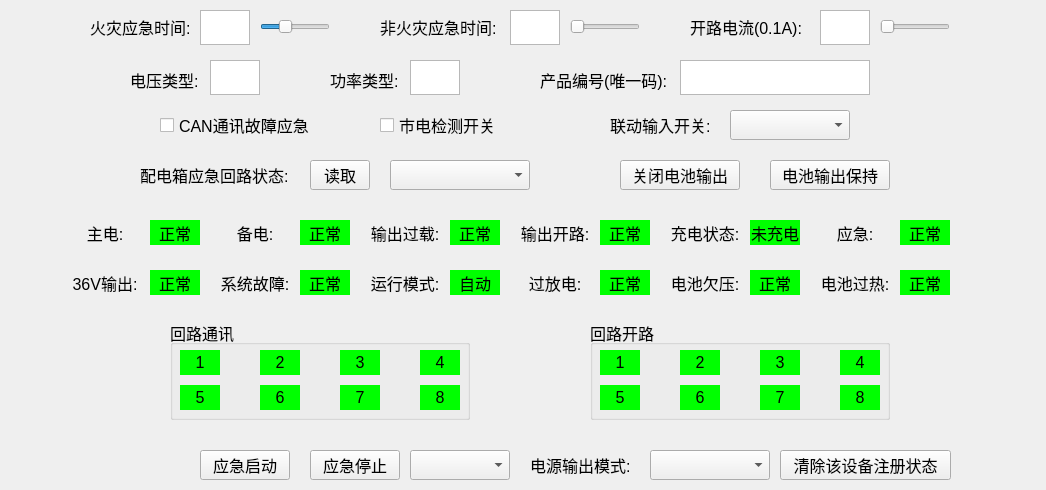
<?xml version="1.0" encoding="UTF-8"?>
<ui version="4.0">
 <class>CProgramdistributionView</class>
 <widget class="QWidget" name="CProgramdistributionView">
  <property name="geometry">
   <rect>
    <x>0</x>
    <y>0</y>
    <width>1046</width>
    <height>490</height>
   </rect>
  </property>
  <property name="maximumSize">
   <size>
    <width>1046</width>
    <height>626</height>
   </size>
  </property>
  <property name="font">
   <font>
    <pointsize>12</pointsize>
   </font>
  </property>
  <property name="contextMenuPolicy">
   <enum>Qt::DefaultContextMenu</enum>
  </property>
  <property name="windowTitle">
   <string notr="true">Form</string>
  </property>
  <property name="layoutDirection">
   <enum>Qt::LeftToRight</enum>
  </property>
  <widget class="QLabel" name="label_opencurrent">
   <property name="geometry">
    <rect>
     <x>690</x>
     <y>12</y>
     <width>120</width>
     <height>30</height>
    </rect>
   </property>
   <property name="font">
    <font>
     <pointsize>12</pointsize>
    </font>
   </property>
   <property name="text">
    <string>开路电流(0.1A):</string>
   </property>
  </widget>
  <widget class="QSlider" name="m_opencurrent_slider">
   <property name="geometry">
    <rect>
     <x>880</x>
     <y>12</y>
     <width>70</width>
     <height>30</height>
    </rect>
   </property>
   <property name="maximumSize">
    <size>
     <width>70</width>
     <height>30</height>
    </size>
   </property>
   <property name="font">
    <font>
     <pointsize>12</pointsize>
    </font>
   </property>
   <property name="maximum">
    <number>10</number>
   </property>
   <property name="orientation">
    <enum>Qt::Horizontal</enum>
   </property>
  </widget>
  <widget class="QSlider" name="m_firetime_slider">
   <property name="geometry">
    <rect>
     <x>260</x>
     <y>12</y>
     <width>70</width>
     <height>30</height>
    </rect>
   </property>
   <property name="maximumSize">
    <size>
     <width>70</width>
     <height>30</height>
    </size>
   </property>
   <property name="font">
    <font>
     <pointsize>12</pointsize>
    </font>
   </property>
   <property name="minimum">
    <number>30</number>
   </property>
   <property name="maximum">
    <number>240</number>
   </property>
   <property name="value">
    <number>100</number>
   </property>
   <property name="orientation">
    <enum>Qt::Horizontal</enum>
   </property>
  </widget>
  <widget class="QTextEdit" name="m_firetime">
   <property name="geometry">
    <rect>
     <x>200</x>
     <y>10</y>
     <width>50</width>
     <height>35</height>
    </rect>
   </property>
   <property name="minimumSize">
    <size>
     <width>50</width>
     <height>35</height>
    </size>
   </property>
   <property name="maximumSize">
    <size>
     <width>50</width>
     <height>35</height>
    </size>
   </property>
   <property name="font">
    <font>
     <pointsize>12</pointsize>
    </font>
   </property>
   <property name="readOnly">
    <bool>true</bool>
   </property>
  </widget>
  <widget class="QLabel" name="label_firetime">
   <property name="geometry">
    <rect>
     <x>90</x>
     <y>12</y>
     <width>100</width>
     <height>30</height>
    </rect>
   </property>
   <property name="font">
    <font>
     <pointsize>12</pointsize>
    </font>
   </property>
   <property name="text">
    <string>火灾应急时间:</string>
   </property>
  </widget>
  <widget class="QSlider" name="m_unfiretime_slider">
   <property name="geometry">
    <rect>
     <x>570</x>
     <y>12</y>
     <width>70</width>
     <height>30</height>
    </rect>
   </property>
   <property name="maximumSize">
    <size>
     <width>70</width>
     <height>30</height>
    </size>
   </property>
   <property name="font">
    <font>
     <pointsize>12</pointsize>
    </font>
   </property>
   <property name="minimum">
    <number>30</number>
   </property>
   <property name="maximum">
    <number>240</number>
   </property>
   <property name="orientation">
    <enum>Qt::Horizontal</enum>
   </property>
  </widget>
  <widget class="QLabel" name="label_unfiretime">
   <property name="geometry">
    <rect>
     <x>380</x>
     <y>12</y>
     <width>120</width>
     <height>30</height>
    </rect>
   </property>
   <property name="font">
    <font>
     <pointsize>12</pointsize>
    </font>
   </property>
   <property name="text">
    <string>非火灾应急时间:</string>
   </property>
  </widget>
  <widget class="QTextEdit" name="m_unfiretime">
   <property name="geometry">
    <rect>
     <x>510</x>
     <y>10</y>
     <width>50</width>
     <height>35</height>
    </rect>
   </property>
   <property name="minimumSize">
    <size>
     <width>50</width>
     <height>35</height>
    </size>
   </property>
   <property name="maximumSize">
    <size>
     <width>50</width>
     <height>35</height>
    </size>
   </property>
   <property name="font">
    <font>
     <pointsize>12</pointsize>
    </font>
   </property>
   <property name="readOnly">
    <bool>true</bool>
   </property>
  </widget>
  <widget class="QComboBox" name="comboBox_powermode">
   <property name="geometry">
    <rect>
     <x>650</x>
     <y>450</y>
     <width>120</width>
     <height>30</height>
    </rect>
   </property>
   <property name="font">
    <font>
     <pointsize>13</pointsize>
    </font>
   </property>
   <property name="currentIndex">
    <number>-1</number>
   </property>
  </widget>
  <widget class="QLabel" name="label_powerouttime">
   <property name="geometry">
    <rect>
     <x>530</x>
     <y>450</y>
     <width>110</width>
     <height>30</height>
    </rect>
   </property>
   <property name="font">
    <font>
     <pointsize>12</pointsize>
    </font>
   </property>
   <property name="text">
    <string>电源输出模式:</string>
   </property>
  </widget>
  <widget class="QCheckBox" name="light_detection">
   <property name="geometry">
    <rect>
     <x>380</x>
     <y>110</y>
     <width>130</width>
     <height>30</height>
    </rect>
   </property>
   <property name="font">
    <font>
     <pointsize>12</pointsize>
    </font>
   </property>
   <property name="text">
    <string>市电检测开关</string>
   </property>
  </widget>
  <widget class="QCheckBox" name="CAN_communication">
   <property name="geometry">
    <rect>
     <x>160</x>
     <y>110</y>
     <width>160</width>
     <height>30</height>
    </rect>
   </property>
   <property name="font">
    <font>
     <pointsize>12</pointsize>
    </font>
   </property>
   <property name="text">
    <string>CAN通讯故障应急</string>
   </property>
  </widget>
  <widget class="QTextEdit" name="m_opencurrent">
   <property name="geometry">
    <rect>
     <x>820</x>
     <y>10</y>
     <width>50</width>
     <height>35</height>
    </rect>
   </property>
   <property name="minimumSize">
    <size>
     <width>50</width>
     <height>35</height>
    </size>
   </property>
   <property name="maximumSize">
    <size>
     <width>50</width>
     <height>35</height>
    </size>
   </property>
   <property name="font">
    <font>
     <pointsize>12</pointsize>
    </font>
   </property>
   <property name="readOnly">
    <bool>true</bool>
   </property>
  </widget>
  <widget class="QLabel" name="label_mainpower">
   <property name="geometry">
    <rect>
     <x>70</x>
     <y>220</y>
     <width>70</width>
     <height>25</height>
    </rect>
   </property>
   <property name="font">
    <font>
     <pointsize>12</pointsize>
    </font>
   </property>
   <property name="text">
    <string>主电:</string>
   </property>
   <property name="alignment">
    <set>Qt::AlignCenter</set>
   </property>
  </widget>
  <widget class="QLabel" name="m_mainpower">
   <property name="geometry">
    <rect>
     <x>150</x>
     <y>220</y>
     <width>50</width>
     <height>25</height>
    </rect>
   </property>
   <property name="font">
    <font>
     <pointsize>12</pointsize>
    </font>
   </property>
   <property name="styleSheet">
    <string notr="true">background-color: rgb(0,255,0);</string>
   </property>
   <property name="text">
    <string>正常</string>
   </property>
   <property name="alignment">
    <set>Qt::AlignCenter</set>
   </property>
  </widget>
  <widget class="QLabel" name="m_backuppower">
   <property name="geometry">
    <rect>
     <x>300</x>
     <y>220</y>
     <width>50</width>
     <height>25</height>
    </rect>
   </property>
   <property name="font">
    <font>
     <pointsize>12</pointsize>
    </font>
   </property>
   <property name="styleSheet">
    <string notr="true">background-color: rgb(0,255,0);</string>
   </property>
   <property name="text">
    <string>正常</string>
   </property>
   <property name="alignment">
    <set>Qt::AlignCenter</set>
   </property>
  </widget>
  <widget class="QLabel" name="label_backuppower">
   <property name="geometry">
    <rect>
     <x>220</x>
     <y>220</y>
     <width>70</width>
     <height>25</height>
    </rect>
   </property>
   <property name="font">
    <font>
     <pointsize>12</pointsize>
    </font>
   </property>
   <property name="text">
    <string>备电:</string>
   </property>
   <property name="alignment">
    <set>Qt::AlignCenter</set>
   </property>
  </widget>
  <widget class="QLabel" name="label_openload">
   <property name="geometry">
    <rect>
     <x>520</x>
     <y>220</y>
     <width>70</width>
     <height>25</height>
    </rect>
   </property>
   <property name="font">
    <font>
     <pointsize>12</pointsize>
    </font>
   </property>
   <property name="text">
    <string>输出开路:</string>
   </property>
   <property name="alignment">
    <set>Qt::AlignCenter</set>
   </property>
  </widget>
  <widget class="QLabel" name="m_overload">
   <property name="geometry">
    <rect>
     <x>450</x>
     <y>220</y>
     <width>50</width>
     <height>25</height>
    </rect>
   </property>
   <property name="font">
    <font>
     <pointsize>12</pointsize>
    </font>
   </property>
   <property name="styleSheet">
    <string notr="true">background-color: rgb(0,255,0);</string>
   </property>
   <property name="text">
    <string>正常</string>
   </property>
   <property name="alignment">
    <set>Qt::AlignCenter</set>
   </property>
  </widget>
  <widget class="QLabel" name="m_openload">
   <property name="geometry">
    <rect>
     <x>600</x>
     <y>220</y>
     <width>50</width>
     <height>25</height>
    </rect>
   </property>
   <property name="font">
    <font>
     <pointsize>12</pointsize>
    </font>
   </property>
   <property name="styleSheet">
    <string notr="true">background-color: rgb(0,255,0);</string>
   </property>
   <property name="text">
    <string>正常</string>
   </property>
   <property name="alignment">
    <set>Qt::AlignCenter</set>
   </property>
  </widget>
  <widget class="QLabel" name="label_overload">
   <property name="geometry">
    <rect>
     <x>370</x>
     <y>220</y>
     <width>70</width>
     <height>25</height>
    </rect>
   </property>
   <property name="font">
    <font>
     <pointsize>12</pointsize>
    </font>
   </property>
   <property name="text">
    <string>输出过载:</string>
   </property>
   <property name="alignment">
    <set>Qt::AlignCenter</set>
   </property>
  </widget>
  <widget class="QLabel" name="m_systemfault">
   <property name="geometry">
    <rect>
     <x>300</x>
     <y>270</y>
     <width>50</width>
     <height>25</height>
    </rect>
   </property>
   <property name="font">
    <font>
     <pointsize>12</pointsize>
    </font>
   </property>
   <property name="styleSheet">
    <string notr="true">background-color: rgb(0,255,0);</string>
   </property>
   <property name="text">
    <string>正常</string>
   </property>
   <property name="alignment">
    <set>Qt::AlignCenter</set>
   </property>
  </widget>
  <widget class="QLabel" name="label_emergency">
   <property name="geometry">
    <rect>
     <x>820</x>
     <y>220</y>
     <width>70</width>
     <height>25</height>
    </rect>
   </property>
   <property name="font">
    <font>
     <pointsize>12</pointsize>
    </font>
   </property>
   <property name="text">
    <string>应急:</string>
   </property>
   <property name="alignment">
    <set>Qt::AlignCenter</set>
   </property>
  </widget>
  <widget class="QLabel" name="label_systemfault">
   <property name="geometry">
    <rect>
     <x>220</x>
     <y>270</y>
     <width>70</width>
     <height>25</height>
    </rect>
   </property>
   <property name="font">
    <font>
     <pointsize>12</pointsize>
    </font>
   </property>
   <property name="text">
    <string>系统故障:</string>
   </property>
   <property name="alignment">
    <set>Qt::AlignCenter</set>
   </property>
  </widget>
  <widget class="QLabel" name="m_chargestatus">
   <property name="geometry">
    <rect>
     <x>750</x>
     <y>220</y>
     <width>50</width>
     <height>25</height>
    </rect>
   </property>
   <property name="font">
    <font>
     <pointsize>12</pointsize>
    </font>
   </property>
   <property name="styleSheet">
    <string notr="true">background-color: rgb(0,255,0);</string>
   </property>
   <property name="text">
    <string>未充电</string>
   </property>
   <property name="alignment">
    <set>Qt::AlignCenter</set>
   </property>
  </widget>
  <widget class="QLabel" name="m_emergency">
   <property name="geometry">
    <rect>
     <x>900</x>
     <y>220</y>
     <width>50</width>
     <height>25</height>
    </rect>
   </property>
   <property name="font">
    <font>
     <pointsize>12</pointsize>
    </font>
   </property>
   <property name="styleSheet">
    <string notr="true">background-color: rgb(0,255,0);</string>
   </property>
   <property name="text">
    <string>正常</string>
   </property>
   <property name="alignment">
    <set>Qt::AlignCenter</set>
   </property>
  </widget>
  <widget class="QLabel" name="m_out36v">
   <property name="geometry">
    <rect>
     <x>150</x>
     <y>270</y>
     <width>50</width>
     <height>25</height>
    </rect>
   </property>
   <property name="font">
    <font>
     <pointsize>12</pointsize>
    </font>
   </property>
   <property name="styleSheet">
    <string notr="true">background-color: rgb(0,255,0);</string>
   </property>
   <property name="text">
    <string>正常</string>
   </property>
   <property name="alignment">
    <set>Qt::AlignCenter</set>
   </property>
  </widget>
  <widget class="QLabel" name="label_out36v">
   <property name="geometry">
    <rect>
     <x>70</x>
     <y>270</y>
     <width>70</width>
     <height>25</height>
    </rect>
   </property>
   <property name="font">
    <font>
     <pointsize>12</pointsize>
    </font>
   </property>
   <property name="text">
    <string>36V输出:</string>
   </property>
   <property name="alignment">
    <set>Qt::AlignCenter</set>
   </property>
  </widget>
  <widget class="QLabel" name="label_chargestatus">
   <property name="geometry">
    <rect>
     <x>670</x>
     <y>220</y>
     <width>70</width>
     <height>25</height>
    </rect>
   </property>
   <property name="font">
    <font>
     <pointsize>12</pointsize>
    </font>
   </property>
   <property name="text">
    <string>充电状态:</string>
   </property>
   <property name="alignment">
    <set>Qt::AlignCenter</set>
   </property>
  </widget>
  <widget class="QLabel" name="m_undervoltage">
   <property name="geometry">
    <rect>
     <x>750</x>
     <y>270</y>
     <width>50</width>
     <height>25</height>
    </rect>
   </property>
   <property name="font">
    <font>
     <pointsize>12</pointsize>
    </font>
   </property>
   <property name="styleSheet">
    <string notr="true">background-color: rgb(0,255,0);</string>
   </property>
   <property name="text">
    <string>正常</string>
   </property>
   <property name="alignment">
    <set>Qt::AlignCenter</set>
   </property>
  </widget>
  <widget class="QLabel" name="m_overdischarge">
   <property name="geometry">
    <rect>
     <x>600</x>
     <y>270</y>
     <width>50</width>
     <height>25</height>
    </rect>
   </property>
   <property name="font">
    <font>
     <pointsize>12</pointsize>
    </font>
   </property>
   <property name="styleSheet">
    <string notr="true">background-color: rgb(0,255,0);</string>
   </property>
   <property name="text">
    <string>正常</string>
   </property>
   <property name="alignment">
    <set>Qt::AlignCenter</set>
   </property>
  </widget>
  <widget class="QLabel" name="m_overheat">
   <property name="geometry">
    <rect>
     <x>900</x>
     <y>270</y>
     <width>50</width>
     <height>25</height>
    </rect>
   </property>
   <property name="font">
    <font>
     <pointsize>12</pointsize>
    </font>
   </property>
   <property name="styleSheet">
    <string notr="true">background-color: rgb(0,255,0);</string>
   </property>
   <property name="text">
    <string>正常</string>
   </property>
   <property name="alignment">
    <set>Qt::AlignCenter</set>
   </property>
  </widget>
  <widget class="QLabel" name="label_overdischarge">
   <property name="geometry">
    <rect>
     <x>520</x>
     <y>270</y>
     <width>70</width>
     <height>25</height>
    </rect>
   </property>
   <property name="font">
    <font>
     <pointsize>12</pointsize>
    </font>
   </property>
   <property name="text">
    <string>过放电:</string>
   </property>
   <property name="alignment">
    <set>Qt::AlignCenter</set>
   </property>
  </widget>
  <widget class="QLabel" name="m_runmode">
   <property name="geometry">
    <rect>
     <x>450</x>
     <y>270</y>
     <width>50</width>
     <height>25</height>
    </rect>
   </property>
   <property name="font">
    <font>
     <pointsize>12</pointsize>
    </font>
   </property>
   <property name="styleSheet">
    <string notr="true">background-color: rgb(0,255,0);</string>
   </property>
   <property name="text">
    <string>自动</string>
   </property>
   <property name="alignment">
    <set>Qt::AlignCenter</set>
   </property>
  </widget>
  <widget class="QLabel" name="label_undervoltage">
   <property name="geometry">
    <rect>
     <x>670</x>
     <y>270</y>
     <width>70</width>
     <height>25</height>
    </rect>
   </property>
   <property name="font">
    <font>
     <pointsize>12</pointsize>
    </font>
   </property>
   <property name="text">
    <string>电池欠压:</string>
   </property>
   <property name="alignment">
    <set>Qt::AlignCenter</set>
   </property>
  </widget>
  <widget class="QLabel" name="label_overheat">
   <property name="geometry">
    <rect>
     <x>820</x>
     <y>270</y>
     <width>70</width>
     <height>25</height>
    </rect>
   </property>
   <property name="font">
    <font>
     <pointsize>12</pointsize>
    </font>
   </property>
   <property name="text">
    <string>电池过热:</string>
   </property>
   <property name="alignment">
    <set>Qt::AlignCenter</set>
   </property>
  </widget>
  <widget class="QLabel" name="label_runmodel">
   <property name="geometry">
    <rect>
     <x>370</x>
     <y>270</y>
     <width>70</width>
     <height>25</height>
    </rect>
   </property>
   <property name="font">
    <font>
     <pointsize>12</pointsize>
    </font>
   </property>
   <property name="text">
    <string>运行模式:</string>
   </property>
   <property name="alignment">
    <set>Qt::AlignCenter</set>
   </property>
  </widget>
  <widget class="QComboBox" name="comboBox_linkageInput">
   <property name="geometry">
    <rect>
     <x>730</x>
     <y>110</y>
     <width>120</width>
     <height>30</height>
    </rect>
   </property>
   <property name="font">
    <font>
     <pointsize>13</pointsize>
    </font>
   </property>
  </widget>
  <widget class="QLabel" name="label_linkageInput">
   <property name="geometry">
    <rect>
     <x>610</x>
     <y>110</y>
     <width>110</width>
     <height>30</height>
    </rect>
   </property>
   <property name="font">
    <font>
     <pointsize>12</pointsize>
    </font>
   </property>
   <property name="text">
    <string>联动输入开关:</string>
   </property>
  </widget>
  <widget class="QLabel" name="label_loopoutstatus">
   <property name="geometry">
    <rect>
     <x>140</x>
     <y>160</y>
     <width>160</width>
     <height>30</height>
    </rect>
   </property>
   <property name="font">
    <font>
     <pointsize>12</pointsize>
    </font>
   </property>
   <property name="text">
    <string>配电箱应急回路状态:</string>
   </property>
  </widget>
  <widget class="QComboBox" name="comboBox_loopoutstatus">
   <property name="geometry">
    <rect>
     <x>390</x>
     <y>160</y>
     <width>140</width>
     <height>30</height>
    </rect>
   </property>
   <property name="font">
    <font>
     <pointsize>13</pointsize>
    </font>
   </property>
   <property name="currentIndex">
    <number>-1</number>
   </property>
  </widget>
  <widget class="QPushButton" name="readloopoutstatus_button">
   <property name="geometry">
    <rect>
     <x>310</x>
     <y>160</y>
     <width>60</width>
     <height>30</height>
    </rect>
   </property>
   <property name="minimumSize">
    <size>
     <width>60</width>
     <height>30</height>
    </size>
   </property>
   <property name="font">
    <font>
     <pointsize>12</pointsize>
    </font>
   </property>
   <property name="text">
    <string>读取</string>
   </property>
  </widget>
  <widget class="QPushButton" name="closepowerout_button">
   <property name="geometry">
    <rect>
     <x>620</x>
     <y>160</y>
     <width>120</width>
     <height>30</height>
    </rect>
   </property>
   <property name="minimumSize">
    <size>
     <width>60</width>
     <height>30</height>
    </size>
   </property>
   <property name="font">
    <font>
     <pointsize>12</pointsize>
    </font>
   </property>
   <property name="text">
    <string>关闭电池输出</string>
   </property>
  </widget>
  <widget class="QPushButton" name="poweroutkeep_button">
   <property name="geometry">
    <rect>
     <x>770</x>
     <y>160</y>
     <width>120</width>
     <height>30</height>
    </rect>
   </property>
   <property name="minimumSize">
    <size>
     <width>60</width>
     <height>30</height>
    </size>
   </property>
   <property name="font">
    <font>
     <pointsize>12</pointsize>
    </font>
   </property>
   <property name="text">
    <string>电池输出保持</string>
   </property>
  </widget>
  <widget class="QLabel" name="label_productID">
   <property name="geometry">
    <rect>
     <x>540</x>
     <y>65</y>
     <width>150</width>
     <height>30</height>
    </rect>
   </property>
   <property name="font">
    <font>
     <pointsize>12</pointsize>
    </font>
   </property>
   <property name="text">
    <string>产品编号(唯一码):</string>
   </property>
  </widget>
  <widget class="QTextEdit" name="m_productID">
   <property name="geometry">
    <rect>
     <x>680</x>
     <y>60</y>
     <width>190</width>
     <height>35</height>
    </rect>
   </property>
   <property name="sizePolicy">
    <sizepolicy hsizetype="Minimum" vsizetype="Expanding">
     <horstretch>0</horstretch>
     <verstretch>0</verstretch>
    </sizepolicy>
   </property>
   <property name="minimumSize">
    <size>
     <width>190</width>
     <height>35</height>
    </size>
   </property>
   <property name="maximumSize">
    <size>
     <width>190</width>
     <height>35</height>
    </size>
   </property>
   <property name="font">
    <font>
     <pointsize>12</pointsize>
    </font>
   </property>
   <property name="readOnly">
    <bool>true</bool>
   </property>
  </widget>
  <widget class="QPushButton" name="emergencyStart_button">
   <property name="geometry">
    <rect>
     <x>200</x>
     <y>450</y>
     <width>90</width>
     <height>30</height>
    </rect>
   </property>
   <property name="minimumSize">
    <size>
     <width>60</width>
     <height>30</height>
    </size>
   </property>
   <property name="font">
    <font>
     <pointsize>12</pointsize>
    </font>
   </property>
   <property name="text">
    <string>应急启动</string>
   </property>
  </widget>
  <widget class="QPushButton" name="emergencyStop_button">
   <property name="geometry">
    <rect>
     <x>310</x>
     <y>450</y>
     <width>90</width>
     <height>30</height>
    </rect>
   </property>
   <property name="minimumSize">
    <size>
     <width>60</width>
     <height>30</height>
    </size>
   </property>
   <property name="font">
    <font>
     <pointsize>12</pointsize>
    </font>
   </property>
   <property name="text">
    <string>应急停止</string>
   </property>
  </widget>
  <widget class="QGroupBox" name="groupBox_loopcommunication">
   <property name="geometry">
    <rect>
     <x>170</x>
     <y>320</y>
     <width>300</width>
     <height>100</height>
    </rect>
   </property>
   <property name="font">
    <font>
     <pointsize>12</pointsize>
    </font>
   </property>
   <property name="title">
    <string>回路通讯</string>
   </property>
   <widget class="QLabel" name="m_loopc7">
    <property name="geometry">
     <rect>
      <x>170</x>
      <y>65</y>
      <width>40</width>
      <height>25</height>
     </rect>
    </property>
    <property name="font">
     <font>
      <pointsize>12</pointsize>
     </font>
    </property>
    <property name="layoutDirection">
     <enum>Qt::LeftToRight</enum>
    </property>
    <property name="styleSheet">
     <string notr="true">background-color: rgb(0,255,0);</string>
    </property>
    <property name="text">
     <string>7</string>
    </property>
    <property name="alignment">
     <set>Qt::AlignCenter</set>
    </property>
   </widget>
   <widget class="QLabel" name="m_loopc4">
    <property name="geometry">
     <rect>
      <x>250</x>
      <y>30</y>
      <width>40</width>
      <height>25</height>
     </rect>
    </property>
    <property name="font">
     <font>
      <pointsize>12</pointsize>
     </font>
    </property>
    <property name="layoutDirection">
     <enum>Qt::LeftToRight</enum>
    </property>
    <property name="styleSheet">
     <string notr="true">background-color: rgb(0,255,0);</string>
    </property>
    <property name="text">
     <string>4</string>
    </property>
    <property name="alignment">
     <set>Qt::AlignCenter</set>
    </property>
   </widget>
   <widget class="QLabel" name="m_loopc3">
    <property name="geometry">
     <rect>
      <x>170</x>
      <y>30</y>
      <width>40</width>
      <height>25</height>
     </rect>
    </property>
    <property name="font">
     <font>
      <pointsize>12</pointsize>
     </font>
    </property>
    <property name="layoutDirection">
     <enum>Qt::LeftToRight</enum>
    </property>
    <property name="styleSheet">
     <string notr="true">background-color: rgb(0,255,0);</string>
    </property>
    <property name="text">
     <string>3</string>
    </property>
    <property name="alignment">
     <set>Qt::AlignCenter</set>
    </property>
   </widget>
   <widget class="QLabel" name="m_loopc5">
    <property name="geometry">
     <rect>
      <x>10</x>
      <y>65</y>
      <width>40</width>
      <height>25</height>
     </rect>
    </property>
    <property name="font">
     <font>
      <pointsize>12</pointsize>
     </font>
    </property>
    <property name="layoutDirection">
     <enum>Qt::LeftToRight</enum>
    </property>
    <property name="styleSheet">
     <string notr="true">background-color: rgb(0,255,0);</string>
    </property>
    <property name="text">
     <string>5</string>
    </property>
    <property name="alignment">
     <set>Qt::AlignCenter</set>
    </property>
   </widget>
   <widget class="QLabel" name="m_loopc8">
    <property name="geometry">
     <rect>
      <x>250</x>
      <y>65</y>
      <width>40</width>
      <height>25</height>
     </rect>
    </property>
    <property name="font">
     <font>
      <pointsize>12</pointsize>
     </font>
    </property>
    <property name="layoutDirection">
     <enum>Qt::LeftToRight</enum>
    </property>
    <property name="styleSheet">
     <string notr="true">background-color: rgb(0,255,0);</string>
    </property>
    <property name="text">
     <string>8</string>
    </property>
    <property name="alignment">
     <set>Qt::AlignCenter</set>
    </property>
   </widget>
   <widget class="QLabel" name="m_loopc6">
    <property name="geometry">
     <rect>
      <x>90</x>
      <y>65</y>
      <width>40</width>
      <height>25</height>
     </rect>
    </property>
    <property name="font">
     <font>
      <pointsize>12</pointsize>
     </font>
    </property>
    <property name="layoutDirection">
     <enum>Qt::LeftToRight</enum>
    </property>
    <property name="styleSheet">
     <string notr="true">background-color: rgb(0,255,0);</string>
    </property>
    <property name="text">
     <string>6</string>
    </property>
    <property name="alignment">
     <set>Qt::AlignCenter</set>
    </property>
   </widget>
   <widget class="QLabel" name="m_loopc2">
    <property name="geometry">
     <rect>
      <x>90</x>
      <y>30</y>
      <width>40</width>
      <height>25</height>
     </rect>
    </property>
    <property name="font">
     <font>
      <pointsize>12</pointsize>
     </font>
    </property>
    <property name="layoutDirection">
     <enum>Qt::LeftToRight</enum>
    </property>
    <property name="styleSheet">
     <string notr="true">background-color: rgb(0,255,0);</string>
    </property>
    <property name="text">
     <string>2</string>
    </property>
    <property name="alignment">
     <set>Qt::AlignCenter</set>
    </property>
   </widget>
   <widget class="QLabel" name="m_loopc1">
    <property name="geometry">
     <rect>
      <x>10</x>
      <y>30</y>
      <width>40</width>
      <height>25</height>
     </rect>
    </property>
    <property name="font">
     <font>
      <pointsize>12</pointsize>
     </font>
    </property>
    <property name="layoutDirection">
     <enum>Qt::LeftToRight</enum>
    </property>
    <property name="styleSheet">
     <string notr="true">background-color: rgb(0,255,0);</string>
    </property>
    <property name="text">
     <string>1</string>
    </property>
    <property name="alignment">
     <set>Qt::AlignCenter</set>
    </property>
   </widget>
  </widget>
  <widget class="QGroupBox" name="groupBox_loopopen">
   <property name="geometry">
    <rect>
     <x>590</x>
     <y>320</y>
     <width>300</width>
     <height>100</height>
    </rect>
   </property>
   <property name="font">
    <font>
     <pointsize>12</pointsize>
    </font>
   </property>
   <property name="title">
    <string>回路开路</string>
   </property>
   <widget class="QLabel" name="m_loopo8">
    <property name="geometry">
     <rect>
      <x>250</x>
      <y>65</y>
      <width>40</width>
      <height>25</height>
     </rect>
    </property>
    <property name="font">
     <font>
      <pointsize>12</pointsize>
     </font>
    </property>
    <property name="layoutDirection">
     <enum>Qt::LeftToRight</enum>
    </property>
    <property name="styleSheet">
     <string notr="true">background-color: rgb(0,255,0);</string>
    </property>
    <property name="text">
     <string>8</string>
    </property>
    <property name="alignment">
     <set>Qt::AlignCenter</set>
    </property>
   </widget>
   <widget class="QLabel" name="m_loopo5">
    <property name="geometry">
     <rect>
      <x>10</x>
      <y>65</y>
      <width>40</width>
      <height>25</height>
     </rect>
    </property>
    <property name="font">
     <font>
      <pointsize>12</pointsize>
     </font>
    </property>
    <property name="layoutDirection">
     <enum>Qt::LeftToRight</enum>
    </property>
    <property name="styleSheet">
     <string notr="true">background-color: rgb(0,255,0);</string>
    </property>
    <property name="text">
     <string>5</string>
    </property>
    <property name="alignment">
     <set>Qt::AlignCenter</set>
    </property>
   </widget>
   <widget class="QLabel" name="m_loopo3">
    <property name="geometry">
     <rect>
      <x>170</x>
      <y>30</y>
      <width>40</width>
      <height>25</height>
     </rect>
    </property>
    <property name="font">
     <font>
      <pointsize>12</pointsize>
     </font>
    </property>
    <property name="layoutDirection">
     <enum>Qt::LeftToRight</enum>
    </property>
    <property name="styleSheet">
     <string notr="true">background-color: rgb(0,255,0);</string>
    </property>
    <property name="text">
     <string>3</string>
    </property>
    <property name="alignment">
     <set>Qt::AlignCenter</set>
    </property>
   </widget>
   <widget class="QLabel" name="m_loopo2">
    <property name="geometry">
     <rect>
      <x>90</x>
      <y>30</y>
      <width>40</width>
      <height>25</height>
     </rect>
    </property>
    <property name="font">
     <font>
      <pointsize>12</pointsize>
     </font>
    </property>
    <property name="layoutDirection">
     <enum>Qt::LeftToRight</enum>
    </property>
    <property name="styleSheet">
     <string notr="true">background-color: rgb(0,255,0);</string>
    </property>
    <property name="text">
     <string>2</string>
    </property>
    <property name="alignment">
     <set>Qt::AlignCenter</set>
    </property>
   </widget>
   <widget class="QLabel" name="m_loopo7">
    <property name="geometry">
     <rect>
      <x>170</x>
      <y>65</y>
      <width>40</width>
      <height>25</height>
     </rect>
    </property>
    <property name="font">
     <font>
      <pointsize>12</pointsize>
     </font>
    </property>
    <property name="layoutDirection">
     <enum>Qt::LeftToRight</enum>
    </property>
    <property name="styleSheet">
     <string notr="true">background-color: rgb(0,255,0);</string>
    </property>
    <property name="text">
     <string>7</string>
    </property>
    <property name="alignment">
     <set>Qt::AlignCenter</set>
    </property>
   </widget>
   <widget class="QLabel" name="m_loopo6">
    <property name="geometry">
     <rect>
      <x>90</x>
      <y>65</y>
      <width>40</width>
      <height>25</height>
     </rect>
    </property>
    <property name="font">
     <font>
      <pointsize>12</pointsize>
     </font>
    </property>
    <property name="layoutDirection">
     <enum>Qt::LeftToRight</enum>
    </property>
    <property name="styleSheet">
     <string notr="true">background-color: rgb(0,255,0);</string>
    </property>
    <property name="text">
     <string>6</string>
    </property>
    <property name="alignment">
     <set>Qt::AlignCenter</set>
    </property>
   </widget>
   <widget class="QLabel" name="m_loopo4">
    <property name="geometry">
     <rect>
      <x>250</x>
      <y>30</y>
      <width>40</width>
      <height>25</height>
     </rect>
    </property>
    <property name="font">
     <font>
      <pointsize>12</pointsize>
     </font>
    </property>
    <property name="layoutDirection">
     <enum>Qt::LeftToRight</enum>
    </property>
    <property name="styleSheet">
     <string notr="true">background-color: rgb(0,255,0);</string>
    </property>
    <property name="text">
     <string>4</string>
    </property>
    <property name="alignment">
     <set>Qt::AlignCenter</set>
    </property>
   </widget>
   <widget class="QLabel" name="m_loopo1">
    <property name="geometry">
     <rect>
      <x>10</x>
      <y>30</y>
      <width>40</width>
      <height>25</height>
     </rect>
    </property>
    <property name="font">
     <font>
      <pointsize>12</pointsize>
     </font>
    </property>
    <property name="layoutDirection">
     <enum>Qt::LeftToRight</enum>
    </property>
    <property name="styleSheet">
     <string notr="true">background-color: rgb(0,255,0);</string>
    </property>
    <property name="text">
     <string>1</string>
    </property>
    <property name="alignment">
     <set>Qt::AlignCenter</set>
    </property>
   </widget>
  </widget>
  <widget class="QPushButton" name="removeLampLogin_button">
   <property name="geometry">
    <rect>
     <x>780</x>
     <y>450</y>
     <width>171</width>
     <height>30</height>
    </rect>
   </property>
   <property name="minimumSize">
    <size>
     <width>60</width>
     <height>30</height>
    </size>
   </property>
   <property name="font">
    <font>
     <pointsize>12</pointsize>
    </font>
   </property>
   <property name="text">
    <string>清除该设备注册状态</string>
   </property>
  </widget>
  <widget class="QComboBox" name="comboBox_loopAddress">
   <property name="geometry">
    <rect>
     <x>410</x>
     <y>450</y>
     <width>100</width>
     <height>30</height>
    </rect>
   </property>
   <property name="font">
    <font>
     <pointsize>13</pointsize>
    </font>
   </property>
  </widget>
  <widget class="QLabel" name="label_voltageType">
   <property name="geometry">
    <rect>
     <x>130</x>
     <y>65</y>
     <width>75</width>
     <height>30</height>
    </rect>
   </property>
   <property name="font">
    <font>
     <pointsize>12</pointsize>
    </font>
   </property>
   <property name="text">
    <string>电压类型:</string>
   </property>
  </widget>
  <widget class="QTextEdit" name="m_voltageType">
   <property name="geometry">
    <rect>
     <x>210</x>
     <y>60</y>
     <width>50</width>
     <height>35</height>
    </rect>
   </property>
   <property name="minimumSize">
    <size>
     <width>50</width>
     <height>35</height>
    </size>
   </property>
   <property name="maximumSize">
    <size>
     <width>50</width>
     <height>35</height>
    </size>
   </property>
   <property name="font">
    <font>
     <pointsize>12</pointsize>
    </font>
   </property>
   <property name="readOnly">
    <bool>true</bool>
   </property>
  </widget>
  <widget class="QLabel" name="label_powerType">
   <property name="geometry">
    <rect>
     <x>330</x>
     <y>65</y>
     <width>75</width>
     <height>30</height>
    </rect>
   </property>
   <property name="font">
    <font>
     <pointsize>12</pointsize>
    </font>
   </property>
   <property name="text">
    <string>功率类型:</string>
   </property>
  </widget>
  <widget class="QTextEdit" name="m_powerType">
   <property name="geometry">
    <rect>
     <x>410</x>
     <y>60</y>
     <width>50</width>
     <height>35</height>
    </rect>
   </property>
   <property name="minimumSize">
    <size>
     <width>50</width>
     <height>35</height>
    </size>
   </property>
   <property name="maximumSize">
    <size>
     <width>50</width>
     <height>35</height>
    </size>
   </property>
   <property name="font">
    <font>
     <pointsize>12</pointsize>
    </font>
   </property>
   <property name="readOnly">
    <bool>true</bool>
   </property>
  </widget>
  <zorder>label_opencurrent</zorder>
  <zorder>m_opencurrent_slider</zorder>
  <zorder>m_firetime_slider</zorder>
  <zorder>m_firetime</zorder>
  <zorder>label_firetime</zorder>
  <zorder>m_opencurrent</zorder>
  <zorder>m_unfiretime_slider</zorder>
  <zorder>label_unfiretime</zorder>
  <zorder>m_unfiretime</zorder>
  <zorder>comboBox_powermode</zorder>
  <zorder>label_powerouttime</zorder>
  <zorder>light_detection</zorder>
  <zorder>CAN_communication</zorder>
  <zorder>label_mainpower</zorder>
  <zorder>m_mainpower</zorder>
  <zorder>m_backuppower</zorder>
  <zorder>label_backuppower</zorder>
  <zorder>label_openload</zorder>
  <zorder>m_overload</zorder>
  <zorder>m_openload</zorder>
  <zorder>label_overload</zorder>
  <zorder>m_systemfault</zorder>
  <zorder>label_emergency</zorder>
  <zorder>label_systemfault</zorder>
  <zorder>m_chargestatus</zorder>
  <zorder>m_emergency</zorder>
  <zorder>m_out36v</zorder>
  <zorder>label_out36v</zorder>
  <zorder>label_chargestatus</zorder>
  <zorder>m_undervoltage</zorder>
  <zorder>m_overdischarge</zorder>
  <zorder>m_overheat</zorder>
  <zorder>label_overdischarge</zorder>
  <zorder>m_runmode</zorder>
  <zorder>label_undervoltage</zorder>
  <zorder>label_overheat</zorder>
  <zorder>label_runmodel</zorder>
  <zorder>comboBox_linkageInput</zorder>
  <zorder>label_linkageInput</zorder>
  <zorder>label_loopoutstatus</zorder>
  <zorder>comboBox_loopoutstatus</zorder>
  <zorder>readloopoutstatus_button</zorder>
  <zorder>closepowerout_button</zorder>
  <zorder>poweroutkeep_button</zorder>
  <zorder>label_productID</zorder>
  <zorder>m_productID</zorder>
  <zorder>emergencyStart_button</zorder>
  <zorder>emergencyStop_button</zorder>
  <zorder>groupBox_loopcommunication</zorder>
  <zorder>groupBox_loopopen</zorder>
  <zorder>removeLampLogin_button</zorder>
  <zorder>comboBox_loopAddress</zorder>
  <zorder>label_voltageType</zorder>
  <zorder>m_voltageType</zorder>
  <zorder>label_powerType</zorder>
  <zorder>m_powerType</zorder>
 </widget>
 <resources/>
 <connections/>
</ui>
